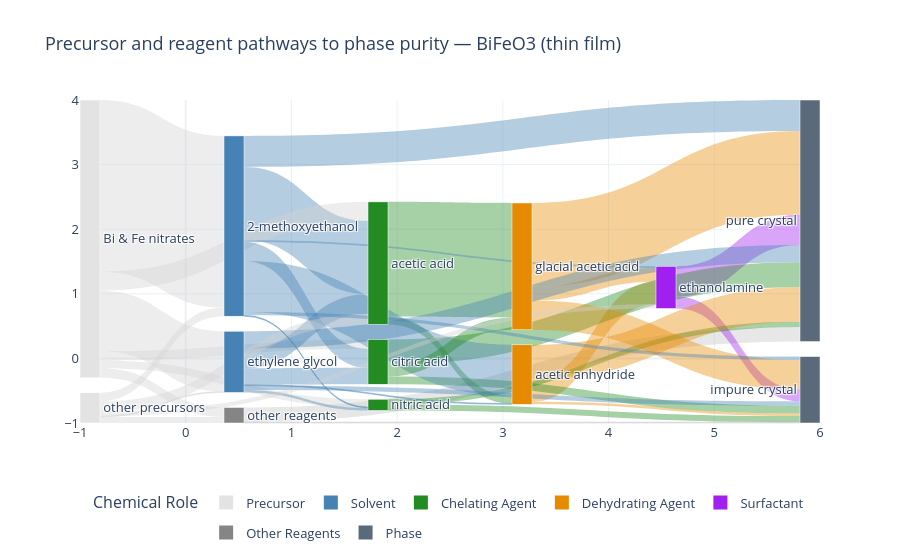

The notebook cell saved with this chart:
### Markdown cell above
### Figure 3a | Sankey diagram of precursor and reagent choice vs. phase purity outcome

### Code cell
# =============================================================================
# FIGURE 3a — Sankey: precursor and reagent choice vs. phase purity outcome
#
# Each record contributes one path: precursor group -> solvent -> chelating agent
# -> dehydrating agent -> surfactant -> outcome, skipping any stage it does not
# use. Records with no recognised reagent flow through a single 'other reagents'
# node. Reagents are matched on their PubChem CID, so unresolved reagents cannot
# be mistaken for a named one. 'Insufficient info' records are excluded.
# =============================================================================

import plotly.graph_objects as go
from collections import defaultdict

# --- 1) Data Filtering ---
target_formula = TARGET_FORMULA   # "BiFeO3"
target_form    = TARGET_FORM      # "thin film"

filtered_data = [
    d for d in records
    if d.get("protocol", {}).get("target", {}).get("material_formula") == target_formula and
    d.get("protocol", {}).get("target", {}).get("material_form", "").lower() == target_form and
    any(p.get("material_formula") for p in d.get("protocol", {}).get("metal_precursors", [])) and
    d.get("phase_purity", {}).get("classification") in ["Pure", "Impure"]   # excludes "Insufficient info"
]

# --- 2) Node & Color Configuration ---
nodes = [
    "Bi & Fe nitrates", "other precursors",                   # Precursors (0,1)
    "2-methoxyethanol", "ethylene glycol",               # Solvents (2,3)
    "citric acid", "acetic acid", "nitric acid",         # Chelating (4,5,6)
    "acetic anhydride", "glacial acetic acid",           # Dehydrating (7,8)
    "ethanolamine",                                      # Surfactant (9)
    "other reagents",                                    # Consolidated Other (10)
    "pure crystal", "impure crystal"                     # Phase (11,12)
]

LEGEND_COLORS = {
    "Precursor": "#e3e3e3",
    "Solvent": "#4682b4",
    "Chelating Agent": "#228b22",
    "Dehydrating Agent": "#e68a00",
    "Surfactant": "#a020f0",
    "Other Reagents": "#858585",
    "Phase": "#5A6A7A"
}

node_colors = [
    LEGEND_COLORS["Precursor"], LEGEND_COLORS["Precursor"],
    LEGEND_COLORS["Solvent"], LEGEND_COLORS["Solvent"],
    LEGEND_COLORS["Chelating Agent"], LEGEND_COLORS["Chelating Agent"], LEGEND_COLORS["Chelating Agent"],
    LEGEND_COLORS["Dehydrating Agent"], LEGEND_COLORS["Dehydrating Agent"],
    LEGEND_COLORS["Surfactant"],
    LEGEND_COLORS["Other Reagents"],
    LEGEND_COLORS["Phase"], LEGEND_COLORS["Phase"]
]

link_color_map = {
    0: "rgba(211, 211, 211, 0.4)", 1: "rgba(211, 211, 211, 0.4)",
    2: "rgba(70, 130, 180, 0.4)",  3: "rgba(70, 130, 180, 0.4)",
    4: "rgba(34, 139, 34, 0.4)",   5: "rgba(34, 139, 34, 0.4)", 6: "rgba(34, 139, 34, 0.4)",
    7: "rgba(230, 138, 0, 0.4)",   8: "rgba(230, 138, 0, 0.4)",
    9: "rgba(160, 32, 240, 0.4)",
    10: "rgba(176, 176, 176, 0.3)"
}

def get_idx(name): return nodes.index(name)
sankey_map = defaultdict(int)

# --- 3) Build Flow Paths ---
for entry in filtered_data:
    # Precursor node
    is_nitrate = any("NO3" in comp.get("species", {})
                     for p in entry.get("protocol", {}).get("metal_precursors", [])
                     for comp in p.get("composition", []))
    p_node = "Bi & Fe nitrates" if is_nitrate else "other precursors"

    cids = {r.get("pubchem_CID") for r in entry.get("protocol", {}).get("reagents", []) if r.get("pubchem_CID")}

    # Identify specific target nodes
    s_node = "2-methoxyethanol" if 8019 in cids else "ethylene glycol" if 174 in cids else None
    c_node = "citric acid" if 311 in cids else "acetic acid" if 176 in cids else "nitric acid" if 944 in cids else None
    d_node = "acetic anhydride" if 7918 in cids else "glacial acetic acid" if 176 in cids else None
    a_node = "ethanolamine" if 700 in cids else None

    # Filter guarantees classification is Pure or Impure, so this else is exact.
    outcome = "pure crystal" if entry.get("phase_purity", {}).get("classification") == "Pure" else "impure crystal"

    path = [s_node, c_node, d_node, a_node]
    active_nodes = [node for node in path if node is not None]

    if not active_nodes:
        sankey_map[(p_node, "other reagents")] += 1
        sankey_map[("other reagents", outcome)] += 1
    else:
        current = p_node
        for next_node in active_nodes:
            sankey_map[(current, next_node)] += 1
            current = next_node
        sankey_map[(current, outcome)] += 1

# --- 4) Build Figure ---
sources, targets, values, link_colors = [], [], [], []
for (src, tgt), val in sankey_map.items():
    s_idx = get_idx(src)
    sources.append(s_idx)
    targets.append(get_idx(tgt))
    values.append(val)
    link_colors.append(link_color_map.get(s_idx, "rgba(200, 200, 200, 0.2)"))

fig = go.Figure()
fig.add_trace(go.Sankey(
    node=dict(pad=15, thickness=20, line=dict(color="white", width=0.5), label=nodes, color=node_colors),
    link=dict(source=sources, target=targets, value=values, color=link_colors)
))

for label, color in LEGEND_COLORS.items():
    fig.add_trace(go.Scatter(x=[None], y=[None], mode='markers',
        marker=dict(size=14, color=color, symbol='square'),
        legendgroup=label, showlegend=True, name=label))

fig.update_layout(
    title_text=f"Precursor and reagent pathways to phase purity — {target_formula} ({target_form})",
    font_size=13, template="plotly_white",
    legend=dict(title="Chemical Role", orientation="h", y=-0.2, x=0.5, xanchor="center")
)

fig.show()

### Figure 1 — Plotly figure (JSON) as saved in the notebook; plotly's stock layout.template omitted (floating-point values rounded to 4 significant figures)
{"data": [{"link": {"color": ["rgba(211, 211, 211, 0.4)", "rgba(70, 130, 180, 0.4)", "rgba(34, 139, 34, 0.4)", "rgba(230, 138, 0, 0.4)", "rgba(211, 211, 211, 0.4)", "rgba(176, 176, 176, 0.3)", "rgba(211, 211, 211, 0.4)", "rgba(70, 130, 180, 0.4)", "rgba(34, 139, 34, 0.4)", "rgba(230, 138, 0, 0.4)", "rgba(160, 32, 240, 0.4)", "rgba(230, 138, 0, 0.4)", "rgba(160, 32, 240, 0.4)", "rgba(211, 211, 211, 0.4)", "rgba(70, 130, 180, 0.4)", "rgba(34, 139, 34, 0.4)", "rgba(34, 139, 34, 0.4)", "rgba(211, 211, 211, 0.4)", "rgba(211, 211, 211, 0.4)", "rgba(34, 139, 34, 0.4)", "rgba(70, 130, 180, 0.4)", "rgba(70, 130, 180, 0.4)", "rgba(230, 138, 0, 0.4)", "rgba(70, 130, 180, 0.4)", "rgba(230, 138, 0, 0.4)", "rgba(211, 211, 211, 0.4)", "rgba(70, 130, 180, 0.4)", "rgba(211, 211, 211, 0.4)", "rgba(211, 211, 211, 0.4)", "rgba(34, 139, 34, 0.4)", "rgba(70, 130, 180, 0.4)", "rgba(211, 211, 211, 0.4)", "rgba(70, 130, 180, 0.4)", "rgba(70, 130, 180, 0.4)", "rgba(34, 139, 34, 0.4)", "rgba(70, 130, 180, 0.4)", "rgba(211, 211, 211, 0.4)", "rgba(70, 130, 180, 0.4)", "rgba(176, 176, 176, 0.3)", "rgba(230, 138, 0, 0.4)", "rgba(70, 130, 180, 0.4)"], "source": [0, 2, 5, 8, 1, 10, 1, 2, 5, 7, 9, 8, 9, 0, 3, 4, 4, 0, 0, 6, 3, 2, 7, 3, 8, 0, 2, 1, 1, 4, 2, 0, 3, 2, 6, 3, 1, 2, 10, 7, 3], "target": [2, 5, 8, 11, 10, 11, 2, 11, 7, 9, 11, 9, 12, 3, 4, 11, 12, 4, 6, 11, 11, 7, 11, 5, 12, 5, 4, 3, 5, 8, 12, 10, 12, 6, 12, 6, 9, 9, 12, 12, 7], "value": [199, 85, 133, 97, 7, 17, 10, 36, 9, 26, 35, 16, 14, 70, 19, 29, 9, 11, 9, 6, 20, 59, 40, 23, 34, 22, 22, 1, 12, 14, 4, 11, 5, 1, 7, 3, 5, 2, 1, 3, 1]}, "node": {"color": ["#e3e3e3", "#e3e3e3", "#4682b4", "#4682b4", "#228b22", "#228b22", "#228b22", "#e68a00", "#e68a00", "#a020f0", "#858585", "#5A6A7A", "#5A6A7A"], "label": ["Bi & Fe nitrates", "other precursors", "2-methoxyethanol", "ethylene glycol", "citric acid", "acetic acid", "nitric acid", "acetic anhydride", "glacial acetic acid", "ethanolamine", "other reagents", "pure crystal", "impure crystal"], "line": {"color": "white", "width": 0.5}, "pad": 15, "thickness": 20}, "type": "sankey"}, {"legendgroup": "Precursor", "marker": {"color": "#e3e3e3", "size": 14, "symbol": "square"}, "mode": "markers", "name": "Precursor", "showlegend": true, "type": "scatter", "x": [null], "y": [null]}, {"legendgroup": "Solvent", "marker": {"color": "#4682b4", "size": 14, "symbol": "square"}, "mode": "markers", "name": "Solvent", "showlegend": true, "type": "scatter", "x": [null], "y": [null]}, {"legendgroup": "Chelating Agent", "marker": {"color": "#228b22", "size": 14, "symbol": "square"}, "mode": "markers", "name": "Chelating Agent", "showlegend": true, "type": "scatter", "x": [null], "y": [null]}, {"legendgroup": "Dehydrating Agent", "marker": {"color": "#e68a00", "size": 14, "symbol": "square"}, "mode": "markers", "name": "Dehydrating Agent", "showlegend": true, "type": "scatter", "x": [null], "y": [null]}, {"legendgroup": "Surfactant", "marker": {"color": "#a020f0", "size": 14, "symbol": "square"}, "mode": "markers", "name": "Surfactant", "showlegend": true, "type": "scatter", "x": [null], "y": [null]}, {"legendgroup": "Other Reagents", "marker": {"color": "#858585", "size": 14, "symbol": "square"}, "mode": "markers", "name": "Other Reagents", "showlegend": true, "type": "scatter", "x": [null], "y": [null]}, {"legendgroup": "Phase", "marker": {"color": "#5A6A7A", "size": 14, "symbol": "square"}, "mode": "markers", "name": "Phase", "showlegend": true, "type": "scatter", "x": [null], "y": [null]}], "layout": {"font": {"size": 13}, "legend": {"orientation": "h", "title": {"text": "Chemical Role"}, "x": 0.5, "xanchor": "center", "y": -0.2}, "title": {"text": "Precursor and reagent pathways to phase purity — BiFeO3 (thin film)"}}}
